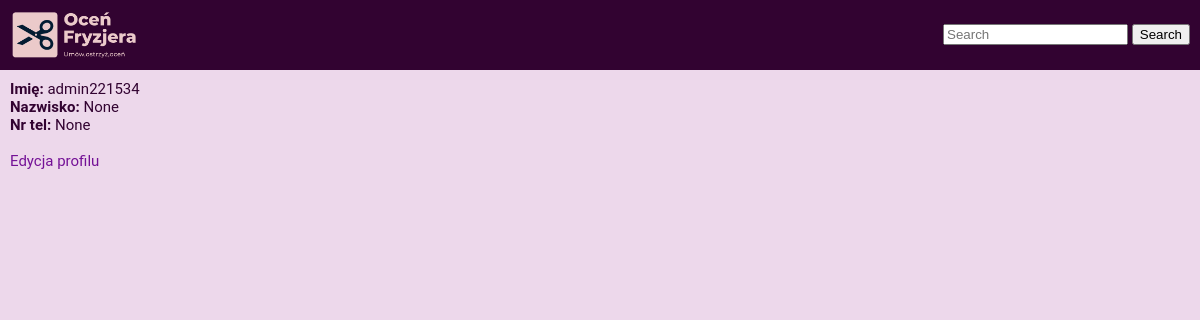
The app's page /pokaz_klienta/5/, older data.
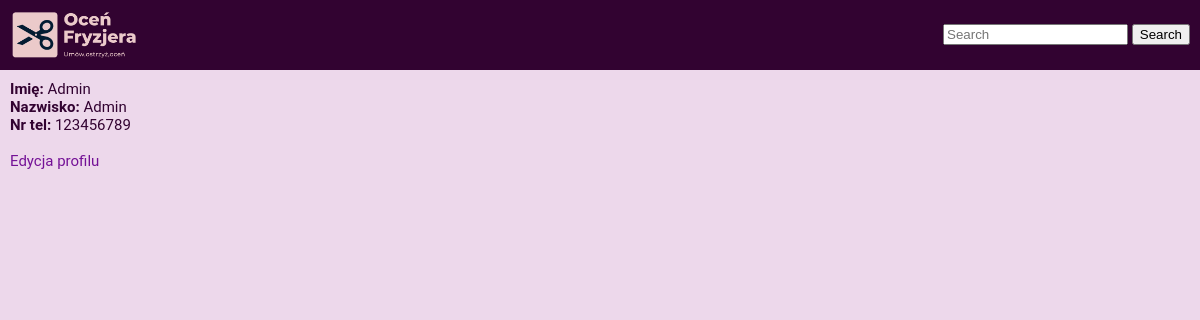
The same page, newer data.
### main/models.py (models this page shows, shortened)
class Klient(models.Model):
    imie = models.CharField(max_length=50, null=True)
    nazwisko = models.CharField(max_length=50, null=True)
    user = models.ForeignKey(User, on_delete=models.CASCADE, related_name='klient')
    staly_klient = models.BooleanField(default=False, null=True)
    nr_telefonu = models.CharField(max_length=20, null=True, blank=True)
    ulica = models.CharField(max_length=50, blank=True, null=True)
    nr_domu = models.IntegerField(default=0, blank=True, null=True)
    miasto = models.CharField(max_length=50, null=True)
    kod_pocztowy = models.CharField(max_length=20, null=True)

### main/views.py (the view)
def pokaz_klienta(request, id):
    klient = get_object_or_404(Klient, id=id)
    context = {
        'klient': klient,
    }
    return render(request, 'main/pokaz_klienta.html', context)

### main/templates/main/pokaz_klienta.html
{% extends 'main/base.html' %}
{% block content %}
<div><span class="heading">Imię:</span> {{klient.imie}}</div>
<div><span class="heading">Nazwisko:</span> {{klient.nazwisko}}</div>
<div><span class="heading">Nr tel:</span> {{klient.nr_telefonu}}</div>
<br>
<div><a href="{% url 'edytuj_klienta' klient.id %}">Edycja profilu</a></div>
{% endblock %}

Row changes from the older to the newer data that the page shows:
changed Klient: imie "admin221534" → "Admin"; nazwisko "None" → "Admin"; nr_telefonu "None" → "123456789"
